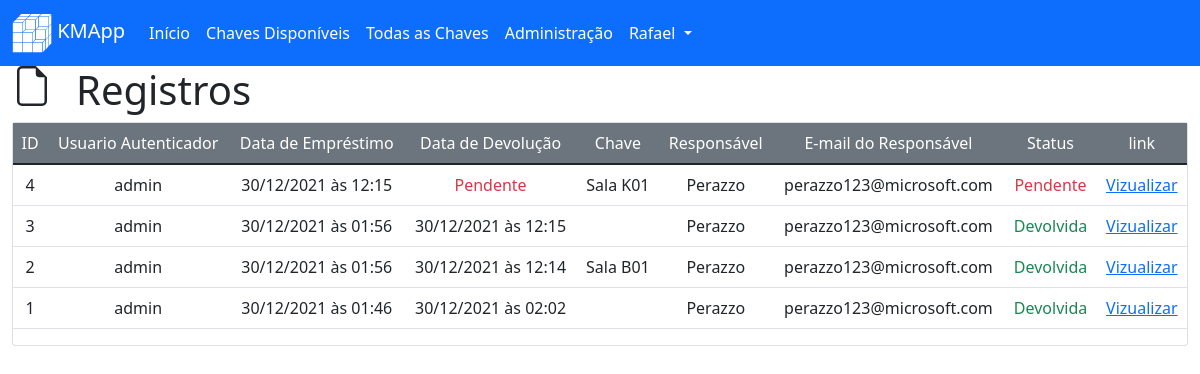
The page /view/registries (signed in) on the database its author committed.
### key_manager/models/registry.py (models this page shows, shortened)
class Registry(db.Model):
    __tablename__ = 'registries'
    id = db.Column(db.Integer, primary_key=True)
    user_id = db.Column(db.Integer, db.ForeignKey('users.id'), nullable=False)
    key_loan_date = db.Column(db.DateTime, nullable=False, default=datetime.utcnow)
    key_return_date = db.Column(db.DateTime, nullable=True)
    key_id = db.Column(db.Integer, db.ForeignKey('keys.id'), nullable=False)
    holder_name = db.Column(db.String(100), nullable=False)
    holder_email = db.Column(db.String(100), nullable=True)

### key_manager/models/user.py (models this page shows, shortened)
class User(db.Model):
    __tablename__ = 'users'
    id = db.Column(db.Integer, primary_key=True)
    name = db.Column(db.String(100), unique=False, nullable=False)
    username = db.Column(db.String(100), unique=True, nullable=False)
    email = db.Column(db.String(100), unique=True, nullable=False)
    phone = db.Column(db.String(20), nullable=True)
    password = db.Column(db.String(100), unique=True, nullable=False)
    creation_date = db.Column(db.DateTime, nullable=False, default=datetime.utcnow)
    '''
        Usertype pode ser Três master possui todas as permissões,
        E admin possui menos permissões e normal não possui permissões
    '''
    usertype = db.Column(db.String(6), default="normal")

### key_manager/models/key.py (models this page shows, shortened)
class Key(db.Model):
    __tablename__ = 'keys'
    id = db.Column(db.Integer, primary_key=True)
    key_category_id = db.Column(db.Integer, db.ForeignKey("categories.id"))
    key_avaliable = db.Column(db.Boolean, default=True)
    name = db.Column(db.String(100), unique=False, nullable=False)
    slug = db.Column(db.String(100), unique=True, nullable=False)
    creation_date = db.Column(db.DateTime, nullable=False, default=datetime.utcnow)

### key_manager/routes/views.py (the view)
@view.route("/registries")
def viewAllRegistries():
    registries = Registry.query.order_by(Registry.key_loan_date.desc()).all()
    key = Key.query
    user = User.query
    return render_template("view/registries.html", registries=registries, key=key, user=user, hidden_footer=True, title="Registros")

### key_manager/templates/view/registries.html
{% extends 'base.html' %}
{% block content %}
<div class="row">
    <svg xmlns="http://www.w3.org/2000/svg" width="40" height="40" fill="currentColor" class="bi bi-file-earmark col-auto" viewBox="0 0 16 16">
        <path d="M14 4.5V14a2 2 0 0 1-2 2H4a2 2 0 0 1-2-2V2a2 2 0 0 1 2-2h5.5L14 4.5zm-3 0A1.5 1.5 0 0 1 9.5 3V1H4a1 1 0 0 0-1 1v12a1 1 0 0 0 1 1h8a1 1 0 0 0 1-1V4.5h-2z"/>
    </svg>
    <h1 class="col-auto">Registros</h1>
</div>
<div class="card">
    <div class="car-body">
        <table class="table">
            <thead class="bg-secondary text-white">
                <tr>
                    <td class="col-auto text-center">ID</td>
                    <td class="col-auto text-center">Usuario Autenticador</td>
                    <td class="col-auto text-center">Data de Empréstimo</td>
                    <td class="col-auto text-center">Data de Devolução</td>
                    <td class="col-auto text-center">Chave</td>
                    <td class="col-auto text-center">Responsável</td>
                    <td class="col-auto text-center">E-mail do Responsável</td>
                    <td class="col-auto text-center">Status</td>
                    <td class="col-auto text-center">link</td>
                </tr>
            </thead>
            <tbody>
                {% for registry in registries %}
                <tr>
                    <td class="col-auto text-center">{{ registry.id }}</td>
                    <td class="col-auto text-center">{{ user.filter_by(id=registry.user_id).first().username }}</td>
                    <td class="col-auto text-center">{{ registry.key_loan_date.strftime("%d/%m/%Y às %H:%M") }}</td>
                    <td class="col-auto text-center">
                        {% if registry.key_return_date == none %}
                        <span class="text-danger">Pendente</span>
                        {% else %}
                        {{ registry.key_return_date.strftime("%d/%m/%Y às %H:%M") }}
                        {% endif %}
                    </td>
                    <td class="col-auto text-center">{{ key.filter_by(id=registry.key_id).first().name }}</td>
                    <td class="col-auto text-center">{{ registry.holder_name }}</td>
                    <td class="col-auto text-center">{{ registry.holder_email }}</td>
                    <td class="col-auto text-center">
                        {% if registry.key_return_date == none %}
                        <span class="text-danger">Pendente</span>
                        {% else %}
                        <span class="text-success">Devolvida</span>
                        {% endif %}
                    </td>
                    <td class="col-auto text-center"><a href="{{url_for('view.viewReg', reg_id=registry.id)}}">Vizualizar</a></td>
                </tr>
            {% endfor %}
            </tbody>
        </table>
    </div>
</div>
{% endblock %}

### rows shown on the page
Registry: id "4", key_loan_date "30/12/2021 às 12:15", shows "Pendente", holder_name "Perazzo", holder_email "perazzo123@microsoft.com"
User: filter_by "admin"
Key: filter_by "Sala K01"
Registry: id "3", key_loan_date "30/12/2021 às 01:56", key_return_date "30/12/2021 às 12:15", holder_name "Perazzo", holder_email "perazzo123@microsoft.com", shows "Devolvida"
Registry: id "2", key_loan_date "30/12/2021 às 01:56", key_return_date "30/12/2021 às 12:14", holder_name "Perazzo", holder_email "perazzo123@microsoft.com", shows "Devolvida"
Key: filter_by "Sala B01"
Registry: id "1", key_loan_date "30/12/2021 às 01:46", key_return_date "30/12/2021 às 02:02", holder_name "Perazzo", holder_email "perazzo123@microsoft.com", shows "Devolvida"

### other values the page prints
{{ session.get('user_name') }} "Rafael"
